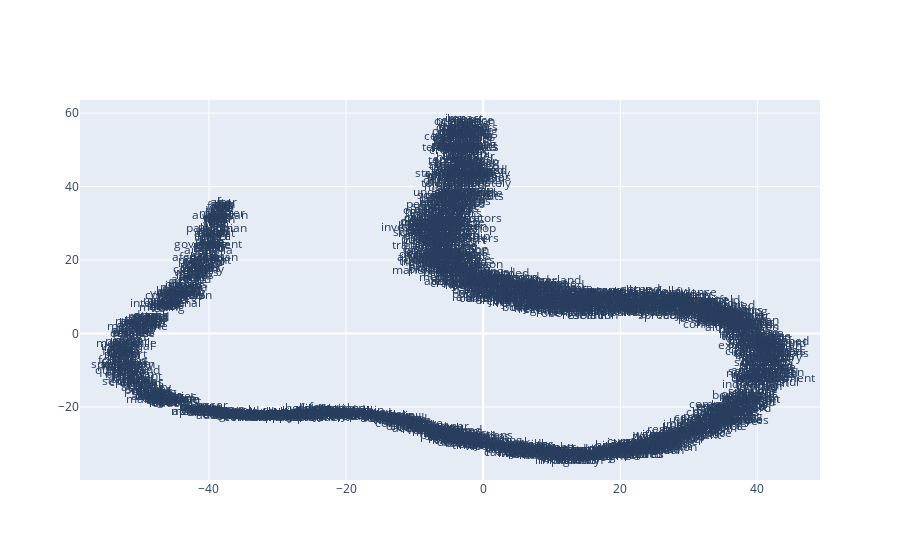

Notebook cell for this chart:
### Markdown cell above
Visualising Word Embeddings
---------------------------

The word embeddings made by the model can be visualised by reducing
dimensionality of the words to 2 dimensions using tSNE.

Visualisations can be used to notice semantic and syntactic trends in the data.

Example:

* Semantic: words like cat, dog, cow, etc. have a tendency to lie close by
* Syntactic: words like run, running or cut, cutting lie close together.

Vector relations like vKing - vMan = vQueen - vWoman can also be noticed.

.. Important::
  The model used for the visualisation is trained on a small corpus. Thus
  some of the relations might not be so clear.

### Code cell
from sklearn.decomposition import IncrementalPCA    # inital reduction
from sklearn.manifold import TSNE                   # final reduction
import numpy as np                                  # array handling


def reduce_dimensions(model):
    num_dimensions = 2  # final num dimensions (2D, 3D, etc)

    # extract the words & their vectors, as numpy arrays
    vectors = np.asarray(model.wv.vectors)
    labels = np.asarray(model.wv.index_to_key)  # fixed-width numpy strings

    # reduce using t-SNE
    tsne = TSNE(n_components=num_dimensions, random_state=0)
    vectors = tsne.fit_transform(vectors)

    x_vals = [v[0] for v in vectors]
    y_vals = [v[1] for v in vectors]
    return x_vals, y_vals, labels


x_vals, y_vals, labels = reduce_dimensions(model)

def plot_with_plotly(x_vals, y_vals, labels, plot_in_notebook=True):
    from plotly.offline import init_notebook_mode, iplot, plot
    import plotly.graph_objs as go

    trace = go.Scatter(x=x_vals, y=y_vals, mode='text', text=labels)
    data = [trace]

    if plot_in_notebook:
        init_notebook_mode(connected=True)
        iplot(data, filename='word-embedding-plot')
    else:
        plot(data, filename='word-embedding-plot.html')


def plot_with_matplotlib(x_vals, y_vals, labels):
    import matplotlib.pyplot as plt
    import random

    random.seed(0)

    plt.figure(figsize=(12, 12))
    plt.scatter(x_vals, y_vals)

    #
    # Label randomly subsampled 25 data points
    #
    indices = list(range(len(labels)))
    selected_indices = random.sample(indices, 25)
    for i in selected_indices:
        plt.annotate(labels[i], (x_vals[i], y_vals[i]))

try:
    get_ipython()
except Exception:
    plot_function = plot_with_matplotlib
else:
    plot_function = plot_with_plotly

plot_function(x_vals, y_vals, labels)
plot_with_matplotlib(x_vals, y_vals, labels)

### Figure 1 — Plotly figure (JSON) as saved in the notebook; plotly's stock layout.template omitted (floating-point values rounded to 4 significant figures; data arrays with more than 128 entries replaced by an {"elided": "..."} marker saying what was removed)
{"data": [{"mode": "text", "text": {"elided": "1750 str values"}, "type": "scatter", "x": {"elided": "1750 float values"}, "y": {"elided": "1750 float values"}}], "layout": {}}
